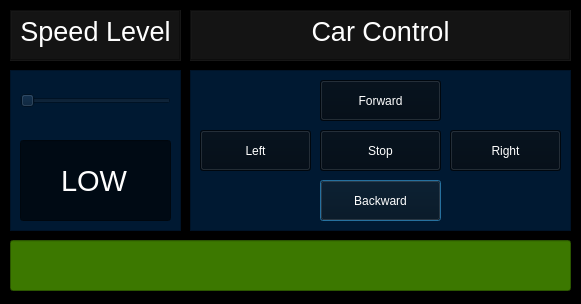
<?xml version="1.0" encoding="UTF-8"?>
<ui version="4.0">
 <class>Dialog</class>
 <widget class="QDialog" name="Dialog">
  <property name="geometry">
   <rect>
    <x>0</x>
    <y>0</y>
    <width>581</width>
    <height>304</height>
   </rect>
  </property>
  <property name="windowTitle">
   <string>Dialog</string>
  </property>
  <property name="styleSheet">
   <string notr="true">background-color: rgb(0, 0, 0);
color: rgb(255, 255, 255);</string>
  </property>
  <widget class="QFrame" name="frame">
   <property name="geometry">
    <rect>
     <x>10</x>
     <y>70</y>
     <width>171</width>
     <height>161</height>
    </rect>
   </property>
   <property name="styleSheet">
    <string notr="true">color: rgb(255, 255, 255);
background-color: rgb(0, 25, 50);</string>
   </property>
   <property name="frameShape">
    <enum>QFrame::StyledPanel</enum>
   </property>
   <property name="frameShadow">
    <enum>QFrame::Raised</enum>
   </property>
   <widget class="QSlider" name="speedslider">
    <property name="geometry">
     <rect>
      <x>10</x>
      <y>10</y>
      <width>151</width>
      <height>41</height>
     </rect>
    </property>
    <property name="minimum">
     <number>130</number>
    </property>
    <property name="maximum">
     <number>230</number>
    </property>
    <property name="singleStep">
     <number>50</number>
    </property>
    <property name="pageStep">
     <number>50</number>
    </property>
    <property name="value">
     <number>130</number>
    </property>
    <property name="tracking">
     <bool>true</bool>
    </property>
    <property name="orientation">
     <enum>Qt::Horizontal</enum>
    </property>
    <property name="tickPosition">
     <enum>QSlider::NoTicks</enum>
    </property>
    <property name="tickInterval">
     <number>0</number>
    </property>
   </widget>
   <widget class="QLineEdit" name="speeddisplay">
    <property name="geometry">
     <rect>
      <x>10</x>
      <y>70</y>
      <width>151</width>
      <height>81</height>
     </rect>
    </property>
    <property name="font">
     <font>
      <pointsize>22</pointsize>
     </font>
    </property>
    <property name="styleSheet">
     <string notr="true">background-color: rgb(0, 10, 20);</string>
    </property>
    <property name="text">
     <string>LOW</string>
    </property>
    <property name="alignment">
     <set>Qt::AlignCenter</set>
    </property>
    <property name="readOnly">
     <bool>true</bool>
    </property>
   </widget>
  </widget>
  <widget class="QTextEdit" name="textEdit">
   <property name="geometry">
    <rect>
     <x>10</x>
     <y>10</y>
     <width>171</width>
     <height>51</height>
    </rect>
   </property>
   <property name="styleSheet">
    <string notr="true">background-color: rgb(20, 20, 20);
color:rgb(255,255,255)</string>
   </property>
   <property name="frameShape">
    <enum>QFrame::Box</enum>
   </property>
   <property name="readOnly">
    <bool>true</bool>
   </property>
   <property name="html">
    <string>&lt;!DOCTYPE HTML PUBLIC &quot;-//W3C//DTD HTML 4.0//EN&quot; &quot;http://www.w3.org/TR/REC-html40/strict.dtd&quot;&gt;
&lt;html&gt;&lt;head&gt;&lt;meta name=&quot;qrichtext&quot; content=&quot;1&quot; /&gt;&lt;style type=&quot;text/css&quot;&gt;
p, li { white-space: pre-wrap; }
&lt;/style&gt;&lt;/head&gt;&lt;body style=&quot; font-family:'Ubuntu'; font-size:11pt; font-weight:400; font-style:normal;&quot;&gt;
&lt;p align=&quot;center&quot; style=&quot; margin-top:0px; margin-bottom:0px; margin-left:0px; margin-right:0px; -qt-block-indent:0; text-indent:0px;&quot;&gt;&lt;span style=&quot; font-size:20pt;&quot;&gt;Speed Level&lt;/span&gt;&lt;/p&gt;&lt;/body&gt;&lt;/html&gt;</string>
   </property>
  </widget>
  <widget class="QTextEdit" name="textEdit_2">
   <property name="geometry">
    <rect>
     <x>190</x>
     <y>10</y>
     <width>381</width>
     <height>51</height>
    </rect>
   </property>
   <property name="styleSheet">
    <string notr="true">background-color: rgb(20, 20, 20);
color:rgb(255,255,255)</string>
   </property>
   <property name="frameShape">
    <enum>QFrame::Box</enum>
   </property>
   <property name="frameShadow">
    <enum>QFrame::Sunken</enum>
   </property>
   <property name="readOnly">
    <bool>true</bool>
   </property>
   <property name="html">
    <string>&lt;!DOCTYPE HTML PUBLIC &quot;-//W3C//DTD HTML 4.0//EN&quot; &quot;http://www.w3.org/TR/REC-html40/strict.dtd&quot;&gt;
&lt;html&gt;&lt;head&gt;&lt;meta name=&quot;qrichtext&quot; content=&quot;1&quot; /&gt;&lt;style type=&quot;text/css&quot;&gt;
p, li { white-space: pre-wrap; }
&lt;/style&gt;&lt;/head&gt;&lt;body style=&quot; font-family:'Ubuntu'; font-size:11pt; font-weight:400; font-style:normal;&quot;&gt;
&lt;p align=&quot;center&quot; style=&quot; margin-top:0px; margin-bottom:0px; margin-left:0px; margin-right:0px; -qt-block-indent:0; text-indent:0px;&quot;&gt;&lt;span style=&quot; font-size:20pt;&quot;&gt;Car Control&lt;/span&gt;&lt;/p&gt;&lt;/body&gt;&lt;/html&gt;</string>
   </property>
  </widget>
  <widget class="QFrame" name="frame_2">
   <property name="geometry">
    <rect>
     <x>190</x>
     <y>70</y>
     <width>381</width>
     <height>161</height>
    </rect>
   </property>
   <property name="styleSheet">
    <string notr="true">color: rgb(255, 255, 255);
background-color: rgb(0, 25, 50);</string>
   </property>
   <property name="frameShape">
    <enum>QFrame::StyledPanel</enum>
   </property>
   <property name="frameShadow">
    <enum>QFrame::Raised</enum>
   </property>
   <widget class="QPushButton" name="backwardbutton">
    <property name="geometry">
     <rect>
      <x>130</x>
      <y>110</y>
      <width>121</width>
      <height>41</height>
     </rect>
    </property>
    <property name="styleSheet">
     <string notr="true">background-color: rgb(0, 10, 20);</string>
    </property>
    <property name="text">
     <string>Backward</string>
    </property>
   </widget>
   <widget class="QPushButton" name="stopbutton">
    <property name="geometry">
     <rect>
      <x>130</x>
      <y>60</y>
      <width>121</width>
      <height>41</height>
     </rect>
    </property>
    <property name="styleSheet">
     <string notr="true">background-color: rgb(0, 10, 20);</string>
    </property>
    <property name="text">
     <string>Stop</string>
    </property>
   </widget>
   <widget class="QPushButton" name="rightbutton">
    <property name="geometry">
     <rect>
      <x>260</x>
      <y>60</y>
      <width>111</width>
      <height>41</height>
     </rect>
    </property>
    <property name="styleSheet">
     <string notr="true">background-color: rgb(0, 10, 20);</string>
    </property>
    <property name="text">
     <string>Right</string>
    </property>
   </widget>
   <widget class="QPushButton" name="forwardbutton">
    <property name="geometry">
     <rect>
      <x>130</x>
      <y>10</y>
      <width>121</width>
      <height>41</height>
     </rect>
    </property>
    <property name="styleSheet">
     <string notr="true">background-color: rgb(0, 10, 20);</string>
    </property>
    <property name="text">
     <string>Forward</string>
    </property>
   </widget>
   <widget class="QPushButton" name="leftbutton">
    <property name="geometry">
     <rect>
      <x>10</x>
      <y>60</y>
      <width>111</width>
      <height>41</height>
     </rect>
    </property>
    <property name="styleSheet">
     <string notr="true">background-color: rgb(0, 10, 20);</string>
    </property>
    <property name="text">
     <string>Left</string>
    </property>
   </widget>
  </widget>
  <widget class="QLineEdit" name="safetystatus">
   <property name="geometry">
    <rect>
     <x>10</x>
     <y>240</y>
     <width>561</width>
     <height>51</height>
    </rect>
   </property>
   <property name="styleSheet">
    <string notr="true">font: 75 24pt &quot;Verdana&quot;;
font-color: rgb(255, 255, 255);
background-color: rgb(60, 120, 0);
color: rgb(255, 255, 255);
</string>
   </property>
   <property name="text">
    <string/>
   </property>
   <property name="alignment">
    <set>Qt::AlignCenter</set>
   </property>
   <property name="readOnly">
    <bool>true</bool>
   </property>
  </widget>
 </widget>
 <resources/>
 <connections/>
</ui>
